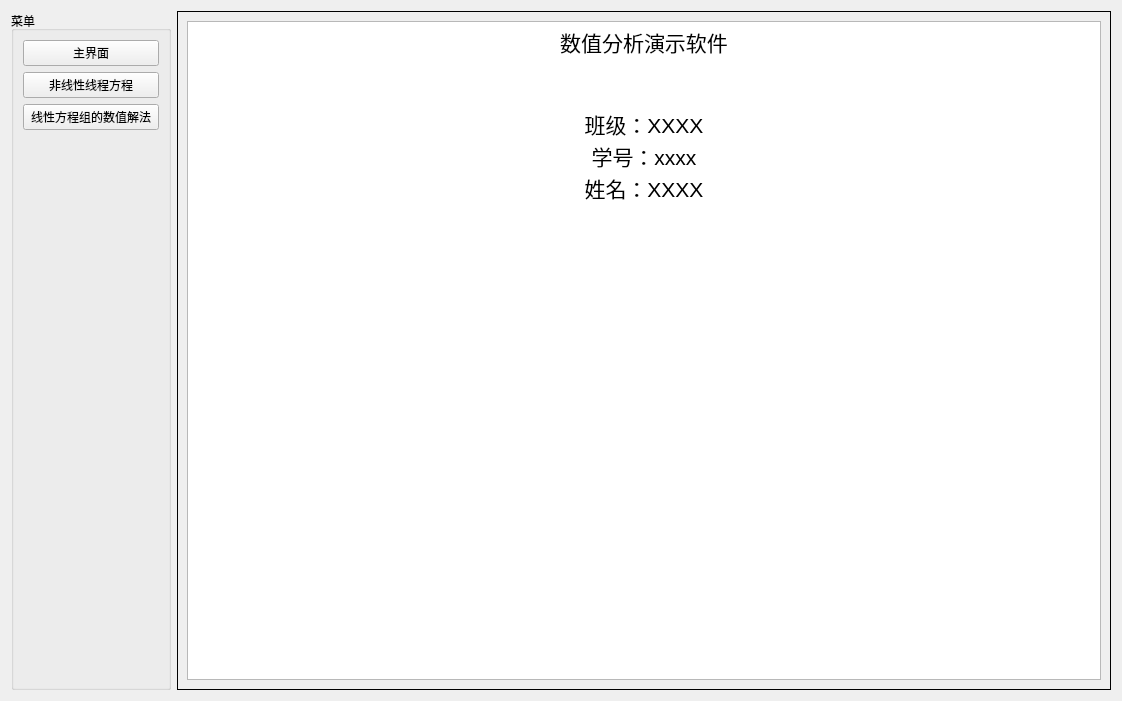
<?xml version="1.0" encoding="UTF-8"?>
<ui version="4.0">
 <class>MainWin</class>
 <widget class="QWidget" name="MainWin">
  <property name="geometry">
   <rect>
    <x>0</x>
    <y>0</y>
    <width>1122</width>
    <height>701</height>
   </rect>
  </property>
  <property name="windowTitle">
   <string>数值分析演示软件</string>
  </property>
  <layout class="QHBoxLayout" name="horizontalLayout">
   <item>
    <widget class="QGroupBox" name="groupBox">
     <property name="minimumSize">
      <size>
       <width>160</width>
       <height>0</height>
      </size>
     </property>
     <property name="title">
      <string>菜单</string>
     </property>
     <layout class="QVBoxLayout" name="verticalLayout">
      <item>
       <widget class="QPushButton" name="btn_menu1">
        <property name="text">
         <string>主界面</string>
        </property>
       </widget>
      </item>
      <item>
       <widget class="QPushButton" name="btn_menu2">
        <property name="text">
         <string>非线性线程方程</string>
        </property>
       </widget>
      </item>
      <item>
       <widget class="QPushButton" name="btn_menu3">
        <property name="text">
         <string>线性方程组的数值解法</string>
        </property>
       </widget>
      </item>
      <item>
       <spacer name="verticalSpacer">
        <property name="orientation">
         <enum>Qt::Vertical</enum>
        </property>
        <property name="sizeHint" stdset="0">
         <size>
          <width>20</width>
          <height>40</height>
         </size>
        </property>
       </spacer>
      </item>
     </layout>
    </widget>
   </item>
   <item>
    <widget class="QStackedWidget" name="swdg">
     <property name="frameShape">
      <enum>QFrame::Panel</enum>
     </property>
     <property name="frameShadow">
      <enum>QFrame::Plain</enum>
     </property>
     <widget class="QWidget" name="page_main">
      <layout class="QVBoxLayout" name="verticalLayout_2">
       <item>
        <widget class="QTextBrowser" name="textb_info">
         <property name="html">
          <string>&lt;!DOCTYPE HTML PUBLIC &quot;-//W3C//DTD HTML 4.0//EN&quot; &quot;http://www.w3.org/TR/REC-html40/strict.dtd&quot;&gt;
&lt;html&gt;&lt;head&gt;&lt;meta name=&quot;qrichtext&quot; content=&quot;1&quot; /&gt;&lt;style type=&quot;text/css&quot;&gt;
p, li { white-space: pre-wrap; }
&lt;/style&gt;&lt;/head&gt;&lt;body style=&quot; font-family:'SimSun'; font-size:9pt; font-weight:400; font-style:normal;&quot;&gt;
&lt;p align=&quot;center&quot; style=&quot; margin-top:0px; margin-bottom:0px; margin-left:0px; margin-right:0px; -qt-block-indent:0; text-indent:0px;&quot;&gt;&lt;span style=&quot; font-size:16pt;&quot;&gt;数值分析演示软件&lt;/span&gt;&lt;/p&gt;
&lt;p align=&quot;center&quot; style=&quot;-qt-paragraph-type:empty; margin-top:0px; margin-bottom:0px; margin-left:0px; margin-right:0px; -qt-block-indent:0; text-indent:0px; font-size:16pt;&quot;&gt;&lt;br /&gt;&lt;/p&gt;
&lt;p align=&quot;center&quot; style=&quot;-qt-paragraph-type:empty; margin-top:0px; margin-bottom:0px; margin-left:0px; margin-right:0px; -qt-block-indent:0; text-indent:0px; font-size:16pt;&quot;&gt;&lt;br /&gt;&lt;/p&gt;
&lt;p align=&quot;center&quot; style=&quot; margin-top:0px; margin-bottom:0px; margin-left:0px; margin-right:0px; -qt-block-indent:0; text-indent:0px;&quot;&gt;&lt;span style=&quot; font-size:16pt;&quot;&gt;班级：XXXX&lt;/span&gt;&lt;/p&gt;
&lt;p align=&quot;center&quot; style=&quot; margin-top:0px; margin-bottom:0px; margin-left:0px; margin-right:0px; -qt-block-indent:0; text-indent:0px;&quot;&gt;&lt;span style=&quot; font-size:16pt;&quot;&gt;学号：xxxx&lt;/span&gt;&lt;/p&gt;
&lt;p align=&quot;center&quot; style=&quot; margin-top:0px; margin-bottom:0px; margin-left:0px; margin-right:0px; -qt-block-indent:0; text-indent:0px;&quot;&gt;&lt;span style=&quot; font-size:16pt;&quot;&gt;姓名：XXXX&lt;/span&gt;&lt;/p&gt;
&lt;p align=&quot;center&quot; style=&quot;-qt-paragraph-type:empty; margin-top:0px; margin-bottom:0px; margin-left:0px; margin-right:0px; -qt-block-indent:0; text-indent:0px; font-size:16pt;&quot;&gt;&lt;br /&gt;&lt;/p&gt;
&lt;p align=&quot;center&quot; style=&quot;-qt-paragraph-type:empty; margin-top:0px; margin-bottom:0px; margin-left:0px; margin-right:0px; -qt-block-indent:0; text-indent:0px; font-size:16pt;&quot;&gt;&lt;br /&gt;&lt;/p&gt;&lt;/body&gt;&lt;/html&gt;</string>
         </property>
        </widget>
       </item>
      </layout>
     </widget>
     <widget class="QWidget" name="page_func">
      <layout class="QVBoxLayout" name="verticalLayout_7">
       <property name="spacing">
        <number>0</number>
       </property>
       <property name="leftMargin">
        <number>0</number>
       </property>
       <property name="topMargin">
        <number>0</number>
       </property>
       <property name="rightMargin">
        <number>0</number>
       </property>
       <property name="bottomMargin">
        <number>0</number>
       </property>
       <item>
        <widget class="FrameFunc" name="frame">
         <property name="frameShape">
          <enum>QFrame::StyledPanel</enum>
         </property>
         <property name="frameShadow">
          <enum>QFrame::Raised</enum>
         </property>
        </widget>
       </item>
      </layout>
     </widget>
    </widget>
   </item>
  </layout>
 </widget>
 <customwidgets>
  <customwidget>
   <class>FrameFunc</class>
   <extends>QFrame</extends>
   <header>FrameEquation/FrameFunc.h</header>
   <container>1</container>
  </customwidget>
 </customwidgets>
 <resources/>
 <connections/>
</ui>
